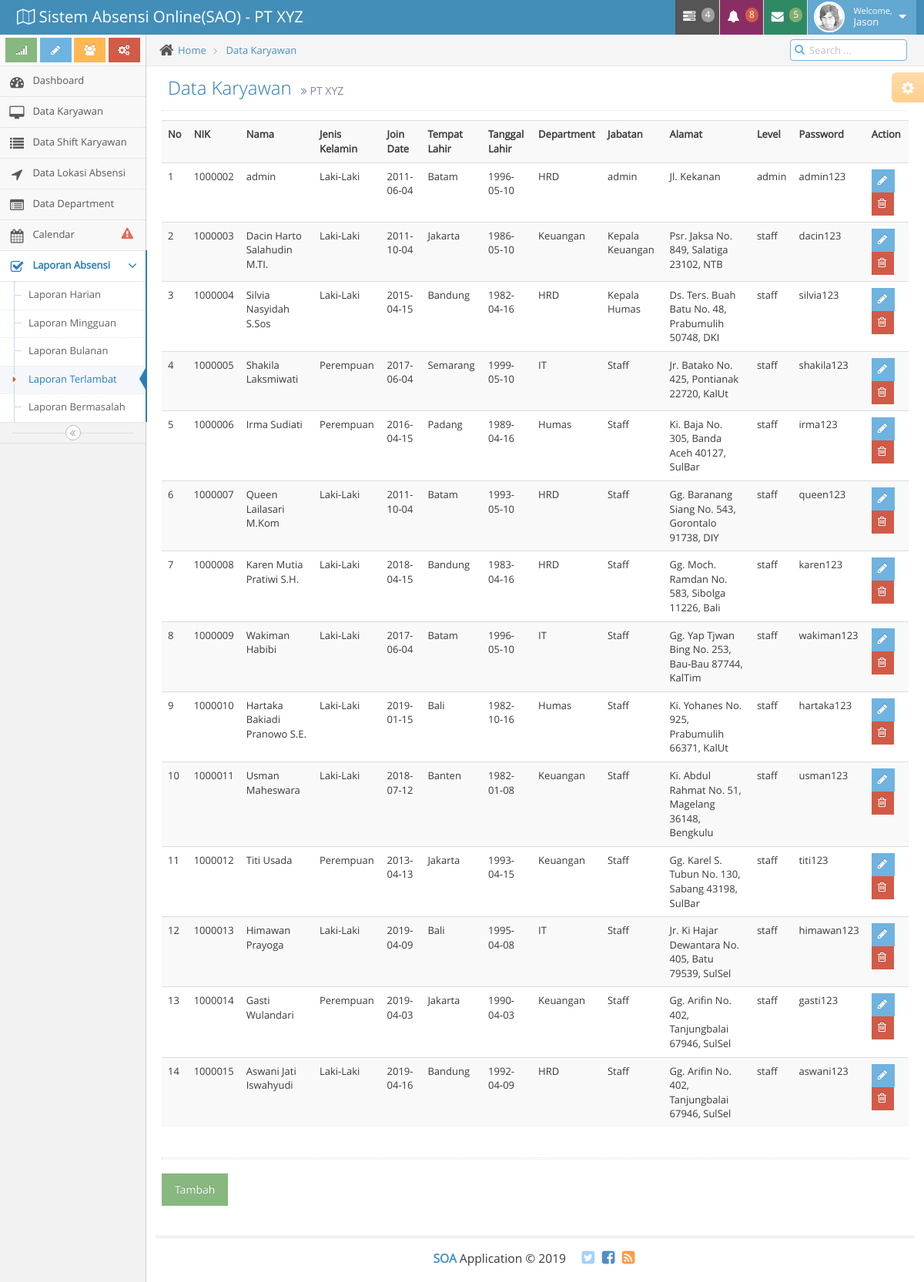
Screenshot of /admin/laporan_terlambat.php (signed in) with the database file from the repository.
### tables this page shows
CREATE TABLE `karyawan` (
  `nik` int(7) NOT NULL,
  `nama` varchar(50) NOT NULL,
  `jenis_kelamin` varchar(50) NOT NULL,
  `join_date` date NOT NULL,
  `tempat_lahir` varchar(50) NOT NULL,
  `tanggal_lahir` date NOT NULL,
  `id_department` int(7) NOT NULL,
  `alamat` varchar(50) NOT NULL,
  `jabatan` varchar(50) NOT NULL,
  `level` varchar(50) NOT NULL,
  `password` varchar(50) NOT NULL
);

CREATE TABLE `department` (
  `id_department` int(7) NOT NULL,
  `nama_department` varchar(50) NOT NULL
);

### admin/laporan_terlambat.php (the view, shortened to what this page needs)
<!DOCTYPE html>
<html lang="en">
	<head>
		<link rel="stylesheet" href="../assets/css/bootstrap.min.css" />
		<link rel="stylesheet" href="../assets/font-awesome/4.5.0/css/font-awesome.min.css" />
		<link rel="stylesheet" href="../assets/css/ace.min.css" class="ace-main-stylesheet" id="main-ace-style" />
		<link rel="stylesheet" href="../assets/css/ace-skins.min.css" />
		<link rel="stylesheet" href="../assets/css/ace-rtl.min.css" />
		<?php
		include"../koneksi.php";
		?>
	</head>
	<body class="no-skin">
		<div id="navbar" class="navbar navbar-default          ace-save-state">
			<div class="navbar-container ace-save-state" id="navbar-container">
				<div class="navbar-header pull-left">
					<a href="index.php" class="navbar-brand">
						<small>
							<i class="ace-icon fa fa-map-o"></i>
							Sistem Absensi Online(SAO) - PT XYZ
						</small>
					</a>
				</div>
				<div class="navbar-buttons navbar-header pull-right" role="navigation">
					<ul class="nav ace-nav">
						<li class="grey dropdown-modal">
							<a data-toggle="dropdown" class="dropdown-toggle" href="#">
								<i class="ace-icon fa fa-tasks"></i>
								<span class="badge badge-grey">4</span>
							</a>
						</li>
						<li class="purple dropdown-modal">
							<a data-toggle="dropdown" class="dropdown-toggle" href="#">
								<i class="ace-icon fa fa-bell icon-animated-bell"></i>
								<span class="badge badge-important">8</span>
							</a>
						</li>
						<li class="green dropdown-modal">
							<a data-toggle="dropdown" class="dropdown-toggle" href="#">
								<i class="ace-icon fa fa-envelope icon-animated-vertical"></i>
								<span class="badge badge-success">5</span>
							</a>
						</li>
						<li class="light-blue dropdown-modal">
							<a data-toggle="dropdown" href="#" class="dropdown-toggle">
								<img class="nav-user-photo" src="assets/images/avatars/user.jpg" alt="Jason's Photo" />
								<span class="user-info">
									<small>Welcome,</small>
									Jason
								</span>
								<i class="ace-icon fa fa-caret-down"></i>
							</a>
						</li>
					</ul>
				</div>
			</div>
		</div>
		<div class="main-container ace-save-state" id="main-container">
			<div id="sidebar" class="sidebar                  responsive                    ace-save-state">
				<div class="sidebar-shortcuts" id="sidebar-shortcuts">
					<div class="sidebar-shortcuts-large" id="sidebar-shortcuts-large">
						<button class="btn btn-success">
							<i class="ace-icon fa fa-signal"></i>
						</button>
						<button class="btn btn-info">
							<i class="ace-icon fa fa-pencil"></i>
						</button>
						<button class="btn btn-warning">
							<i class="ace-icon fa fa-users"></i>
						</button>
						<button class="btn btn-danger">
							<i class="ace-icon fa fa-cogs"></i>
						</button>
					</div>
				</div>
				<ul class="nav nav-list">
					<li class="">
						<a href="http://localhost/sak/admin.php">
							<i class="menu-icon fa fa-tachometer"></i>
							<span class="menu-text"> Dashboard </span>
						</a>
					</li>
					<li class="">
						<a href="data_karyawan.php">
							<i class="menu-icon fa fa-desktop"></i>
							<span class="menu-text">
								Data Karyawan
							</span>
						</a>
					<li class="">
						<a href="data_shift_karyawan.php">
							<i class="menu-icon fa fa-list"></i>
							<span class="menu-text"> Data Shift Karyawan </span>
						</a>
					<li class="">
						<a href="data_lokasi_absensi.php">
							<i class="menu-icon fa fa-location-arrow"></i>
							<span class="menu-text"> Data Lokasi Absensi </span>
						</a>
					<li class="">
						<a href="data_department.php">
							<i class="menu-icon fa fa-list-alt"></i>
							<span class="menu-text"> Data Department </span>
						</a>
					</li>
					<li class="">
						<a href="calendar.php">
							<i class="menu-icon fa fa-calendar"></i>
							<span class="menu-text">
								Calendar
								<span class="badge badge-transparent tooltip-error" title="See Important Events">
									<i class="ace-icon fa fa-exclamation-triangle red bigger-130"></i>
								</span>
							</span>
						</a>
					</li>
					<li class="active open">
						<a href="laporan_absensi.php" class="dropdown-toggle">
							<i class="menu-icon fa fa-check-square-o"></i>
							<span class="menu-text"> Laporan Absensi </span>
							<b class="arrow fa fa-angle-down"></b>
						</a>
						<ul class="submenu">
							<li class="">
								<a href="laporan_harian.php">
									Laporan Harian
								</a>
							</li>
							<li class="">
								<a href="laporan_mingguan.php">
									Laporan Mingguan
								</a>
							</li>
							<li class="">
								<a href="laporan_bulanan.php">
									Laporan Bulanan
								</a>
							</li>
							<li class="active">
								<a href="laporan_terlambat.php">
									<i class="menu-icon fa fa-caret-right"></i>
									Laporan Terlambat
								</a>
							</li>
							<li class="">
								<a href="laporan_bermasalah.php">
									Laporan Bermasalah
								</a>
							</li>
						</ul>
					</li>
				</ul>
				<div class="sidebar-toggle sidebar-collapse" id="sidebar-collapse">
					<i id="sidebar-toggle-icon" class="ace-icon fa fa-angle-double-left ace-save-state" data-icon1="ace-icon fa fa-angle-double-left" data-icon2="ace-icon fa fa-angle-double-right"></i>
				</div>
			</div>
			<div class="main-content">
				<div class="main-content-inner">
					<div class="breadcrumbs ace-save-state" id="breadcrumbs">
						<ul class="breadcrumb">
							<li>
								<i class="ace-icon fa fa-home home-icon"></i>
								<a href="#">Home</a>
							</li>
							<li>
								<a href="#">Data Karyawan</a>
							</li>
						</ul>
						<div class="nav-search" id="nav-search">
							<form class="form-search">
								<span class="input-icon">
									<input type="text" placeholder="Search ..." class="nav-search-input" id="nav-search-input" autocomplete="off" />
									<i class="ace-icon fa fa-search nav-search-icon"></i>
								</span>
							</form>
						</div>
					</div>
					<div class="page-content">
						<div class="ace-settings-container" id="ace-settings-container">
							<div class="btn btn-app btn-xs btn-warning ace-settings-btn" id="ace-settings-btn">
								<i class="ace-icon fa fa-cog bigger-130"></i>
							</div>
						</div>
						<div class="page-header">
							<h1>
								Data Karyawan
								<small>
									<i class="ace-icon fa fa-angle-double-right"></i>
									PT XYZ
								</small>
							</h1>
						</div>
						<div class="row">
							<div class="col-xs-12">
<div class="table-responsive">
								<table class="table table-striped">
    					<tr>
								<th class="th-sm">No</th>
								<th class="th-sm">NIK</th>
				        <th class="th-sm">Nama</th>
				        <th class="th-sm">Jenis Kelamin</th>
				        <th class="th-sm">Join Date</th>
				        <th class="th-sm">Tempat Lahir</th>
				        <th class="th-sm">Tanggal Lahir</th>
				        <th class="th-sm">Department</th>
				        <th class="th-sm">Jabatan</th>
				        <th class="th-sm">Alamat</th>
				        <th class="th-sm">Level</th>
				        <th class="th-sm">Password</th>
								<th class="th-sm">Action</th>
							</tr>
    <?php
    $karyawan = mysqli_query($koneksi, "SELECT karyawan.nik, karyawan.nama,karyawan.jenis_kelamin,karyawan.join_date,karyawan.tempat_lahir,karyawan.tanggal_lahir,department.nama_department,karyawan.jabatan,karyawan.alamat,karyawan.level,karyawan.password FROM `karyawan` LEFT JOIN department ON karyawan.id_department=department.id_department");
    $no=1;
    while($d = mysqli_fetch_array($karyawan)){
				?>
			<tr>
				<td><?php echo $no; ?></td>
				<td><?php echo $d['nik']; ?></td>
				<td><?php echo $d['nama']; ?></td>
				<td><?php echo $d['jenis_kelamin']; ?></td>
				<td><?php echo $d['join_date']; ?></td>
				<td><?php echo $d['tempat_lahir']; ?></td>
				<td><?php echo $d['tanggal_lahir']; ?></td>
				<td><?php echo $d['nama_department']; ?></td>
				<td><?php echo $d['jabatan']; ?></td>
				<td><?php echo $d['alamat']; ?></td>
				<td><?php echo $d['level']; ?></td>
				<td><?php echo $d['password']; ?></td>
				<td>
					<button class="btn btn-xs btn-info">
						<i class="ace-icon fa fa-pencil bigger-120"></i>
					</button>
					<button class="btn btn-xs btn-danger">
						<i class="ace-icon fa fa-trash-o bigger-120"></i>
					</button>
				</td>
			</tr>
			<?php
        $no++;
    }
    ?>
</table>
</div>
								<div class="row">
									<div class="col-xs-12">
									</div>
								</div>
								<div class="hr hr-18 dotted hr-double"></div>
								<div class="row">
									<div class="col-xs-12">
										<button class="btn btn-success">
											Tambah
										</button>
									</div>
								</div>
							</div>
						</div>
					</div>
				</div>
			</div>
			<div class="footer">
				<div class="footer-inner">
					<div class="footer-content">
						<span class="bigger-120">
							<span class="blue bolder">SOA</span>
							Application &copy; 2019
						</span>
						<span class="action-buttons">
							<a href="#">
								<i class="ace-icon fa fa-twitter-square light-blue bigger-150"></i>
							</a>
							<a href="#">
								<i class="ace-icon fa fa-facebook-square text-primary bigger-150"></i>
							</a>
							<a href="#">
								<i class="ace-icon fa fa-rss-square orange bigger-150"></i>
							</a>
						</span>
					</div>
				</div>
			</div>
		</div>
	</body>
</html>

### rows the page displays
karyawan: nik "1000002", nama "admin", jenis_kelamin "Laki-Laki", join_date "2011-06-04", tempat_lahir "Batam", tanggal_lahir "1996-05-10", id_department.nama_department "HRD", jabatan "admin", alamat "Jl. Kekanan", level "admin", password "admin123"
karyawan: nik "1000003", nama "Dacin Harto Salahudin M.TI.", jenis_kelamin "Laki-Laki", join_date "2011-10-04", tempat_lahir "Jakarta", tanggal_lahir "1986-05-10", id_department.nama_department "Keuangan", jabatan "Kepala Keuangan", alamat "Psr. Jaksa No. 849, Salatiga 23102, NTB", level "staff", password "dacin123"
karyawan: nik "1000004", nama "Silvia Nasyidah S.Sos", jenis_kelamin "Laki-Laki", join_date "2015-04-15", tempat_lahir "Bandung", tanggal_lahir "1982-04-16", id_department.nama_department "HRD", jabatan "Kepala Humas", alamat "Ds. Ters. Buah Batu No. 48, Prabumulih 50748, DKI", level "staff", password "silvia123"
karyawan: nik "1000005", nama "Shakila Laksmiwati", jenis_kelamin "Perempuan", join_date "2017-06-04", tempat_lahir "Semarang", tanggal_lahir "1999-05-10", id_department.nama_department "IT", jabatan "Staff", alamat "Jr. Batako No. 425, Pontianak 22720, KalUt", level "staff", password "shakila123"
karyawan: nik "1000006", nama "Irma Sudiati", jenis_kelamin "Perempuan", join_date "2016-04-15", tempat_lahir "Padang", tanggal_lahir "1989-04-16", id_department.nama_department "Humas", jabatan "Staff", alamat "Ki. Baja No. 305, Banda Aceh 40127, SulBar", level "staff", password "irma123"
karyawan: nik "1000007", nama "Queen Lailasari M.Kom", jenis_kelamin "Laki-Laki", join_date "2011-10-04", tempat_lahir "Batam", tanggal_lahir "1993-05-10", id_department.nama_department "HRD", jabatan "Staff", alamat "Gg. Baranang Siang No. 543, Gorontalo 91738, DIY", level "staff", password "queen123"
karyawan: nik "1000008", nama "Karen Mutia Pratiwi S.H.", jenis_kelamin "Laki-Laki", join_date "2018-04-15", tempat_lahir "Bandung", tanggal_lahir "1983-04-16", id_department.nama_department "HRD", jabatan "Staff", alamat "Gg. Moch. Ramdan No. 583, Sibolga 11226, Bali", level "staff", password "karen123"
karyawan: nik "1000009", nama "Wakiman Habibi", jenis_kelamin "Laki-Laki", join_date "2017-06-04", tempat_lahir "Batam", tanggal_lahir "1996-05-10", id_department.nama_department "IT", jabatan "Staff", alamat "Gg. Yap Tjwan Bing No. 253, Bau-Bau 87744, KalTim", level "staff", password "wakiman123"
karyawan: nik "1000010", nama "Hartaka Bakiadi Pranowo S.E.", jenis_kelamin "Laki-Laki", join_date "2019-01-15", tempat_lahir "Bali", tanggal_lahir "1982-10-16", id_department.nama_department "Humas", jabatan "Staff", alamat "Ki. Yohanes No. 925, Prabumulih 66371, KalUt", level "staff", password "hartaka123"
karyawan: nik "1000011", nama "Usman Maheswara", jenis_kelamin "Laki-Laki", join_date "2018-07-12", tempat_lahir "Banten", tanggal_lahir "1982-01-08", id_department.nama_department "Keuangan", jabatan "Staff", alamat "Ki. Abdul Rahmat No. 51, Magelang 36148, Bengkulu", level "staff", password "usman123"
karyawan: nik "1000012", nama "Titi Usada", jenis_kelamin "Perempuan", join_date "2013-04-13", tempat_lahir "Jakarta", tanggal_lahir "1993-04-15", id_department.nama_department "Keuangan", jabatan "Staff", alamat "Gg. Karel S. Tubun No. 130, Sabang 43198, SulBar", level "staff", password "titi123"
karyawan: nik "1000013", nama "Himawan Prayoga", jenis_kelamin "Laki-Laki", join_date "2019-04-09", tempat_lahir "Bali", tanggal_lahir "1995-04-08", id_department.nama_department "IT", jabatan "Staff", alamat "Jr. Ki Hajar Dewantara No. 405, Batu 79539, SulSel", level "staff", password "himawan123"
karyawan: nik "1000014", nama "Gasti Wulandari", jenis_kelamin "Perempuan", join_date "2019-04-03", tempat_lahir "Jakarta", tanggal_lahir "1990-04-03", id_department.nama_department "Keuangan", jabatan "Staff", alamat "Gg. Arifin No. 402, Tanjungbalai 67946, SulSel", level "staff", password "gasti123"
karyawan: nik "1000015", nama "Aswani Jati Iswahyudi", jenis_kelamin "Laki-Laki", join_date "2019-04-16", tempat_lahir "Bandung", tanggal_lahir "1992-04-09", id_department.nama_department "HRD", jabatan "Staff", alamat "Gg. Arifin No. 402, Tanjungbalai 67946, SulSel", level "staff", password "aswani123"
